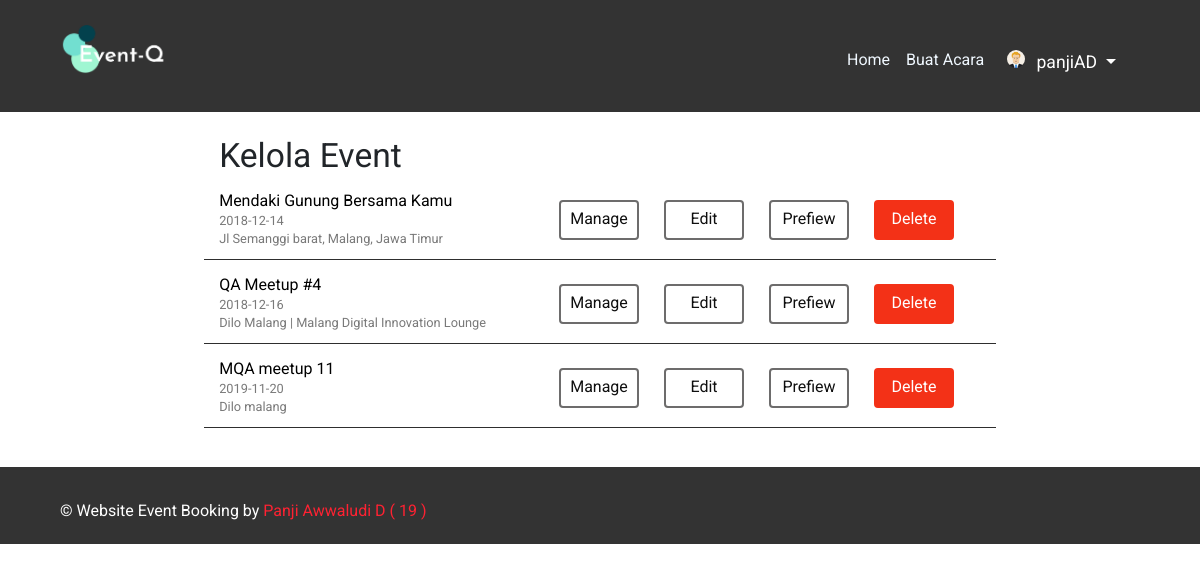
Page /myEvent.php (signed in) on the committed database.
### tables this page shows
CREATE TABLE `users` (
  `id_users` int(11) NOT NULL,
  `nama` varchar(255) DEFAULT NULL,
  `username` varchar(200) NOT NULL,
  `pass` varchar(255) DEFAULT NULL,
  `email` varchar(255) DEFAULT NULL,
  `gambar_profile` varchar(255) DEFAULT 'user.svg',
  `create_date` datetime DEFAULT NULL,
  `saldo` int(11) NOT NULL,
  `deleted` tinyint(1) NOT NULL,
  `idusers_level` int(11) NOT NULL
);

CREATE TABLE `events` (
  `id_events` int(11) NOT NULL,
  `judul_event` varchar(255) DEFAULT NULL,
  `lokasi` varchar(100) DEFAULT NULL,
  `urls` varchar(255) NOT NULL,
  `gambar_event` varchar(255) DEFAULT NULL,
  `tanggal_mulai` varchar(20) DEFAULT NULL,
  `tanggal_akhir` varchar(20) DEFAULT NULL,
  `waktu_mulai` varchar(20) NOT NULL,
  `waktu_akhir` varchar(20) NOT NULL,
  `harga` varchar(45) DEFAULT NULL,
  `peserta` int(11) NOT NULL,
  `deskripsi` text,
  `create_date` date NOT NULL,
  `nama_penyelenggara` varchar(100) DEFAULT NULL,
  `no_rekening` varchar(30) NOT NULL,
  `nama_bank` varchar(10) NOT NULL,
  `nama_rekening` varchar(50) NOT NULL,
  `nominal_pajak` int(11) NOT NULL,
  `deleted` tinyint(1) NOT NULL,
  `id_users` int(11) NOT NULL,
  `id_kategori` int(11) NOT NULL
);

### myEvent.php (the view, shortened to what this page needs)
<?php
    include 'helper/koneksi.php';
?>
<!DOCTYPE HTML>
<html>
<head>
	<?php include 'head.php'?>
</head>
<body>
	<?php include 'header.php'?>
	<div class="container" >
        <div class="row">
            <div class="col-1"></div>
            <div class="col-10">
                <div class="kelolaEvent" >
                    <div class="row">
                        <div class="col-1"></div>
                        <div class="col-10">
                        <h2 class="mb-3 mt-4" style="font-size:2.1em;">Kelola Event</h2>
                            <?php
                                $id_user = $_SESSION['id_users'];
                                $query = "SELECT * FROM events WHERE id_users = $id_user AND deleted = 0";
                                $result = mysqli_query($con, $query);
                                if(mysqli_num_rows($result) > 0){
                                    while($row = mysqli_fetch_assoc($result)){
                                        $id_events = $row["id_events"];
                            ?>
                                        <div class="row eventList">
                                            <div class="col-5">
                                                <div id="judul" style="color:#000"><?php echo $row['judul_event']; ?></div>
                                                <p class="time"><?php echo $row['tanggal_mulai']; ?></p>
									            <p class="place"> <?php echo $row['lokasi']; ?> </p>
                                            </div>
                                                 <a href="kelolaEvent.php?id=<?php echo$id_events?>" class="d-flex justify-content-center align-items-center">
                                                     <div class="btnAdd"><p>Manage</p></div>
                                                 </a>
                                                 <a href="editEvent.php?id= <?php echo $id_events?>" class="d-flex justify-content-center align-items-center">
                                                    <div class="btnAdd"><p>Edit</p></div>
                                                 </a>
                                                 <a href="detailEvent.php?id=<?php echo$id_events?>" class="d-flex justify-content-center align-items-center">
                                                     <div class="btnAdd"><p>Prefiew</p></div>
                                                 </a>
                                                 <a href="proses/deleteEvent.php?id=<?php echo$id_events?>" class="d-flex justify-content-center align-items-center">
                                                    <div class="btnAdd" style="background-color:rgb(243, 49, 23); color:#fff; border: 2px solid rgb(243, 49, 23);"><p>Delete</p></div>
                                                 </a>
                                        </div>
                            <?php
                                    }
                                }
                            ?>
                        </div>
                        <div class="col-1"></div>
                    </div>
                </div>
            </div>
            <div class="col-1"></div>
        </div>
    </div>
	<?php include 'footer.php'?>
</body>
</html>

### header.php (shortened to what this page needs)
<?php
	$level = $_SESSION['idusers_level'];
	 if($level == 2){
?>
	<div class="header-top">
		<div class="wrap">
			<div class="logo">
				<a href="index.php"><img src="gambar/item/logoTransparent.png"/></a>
			</div>
			<div class="cssmenu">
				<nav class="navbar navbar-expand-sm">
						<div class="collapse navbar-collapse" >
						<ul class="navbar-nav mt-2 mt-lg-0 ml-auto">
							<li class="nav-item">
								<a class="nav-link" href="indexUser.php">Home</a>
							</li>
							<li class="nav-item">
								<a class="nav-link" href="addEvent.php">Buat Acara</a>
							</li>
							<li class="nav-item dropdown">
								<a class="nav-link dropdown-toggle" href="#" id="akun" data-toggle="dropdown" aria-haspopup="true" aria-expanded="false">
								<?php
									$user = $_SESSION['username'];
									$query = "SELECT gambar_profile,id_users FROM users WHERE username = '$user'";
									$result = mysqli_query($con, $query);
									if(mysqli_num_rows($result) == 1) {
										$username = mysqli_fetch_assoc($result);
								?>
										<img src="gambar/profil/<?=$username['gambar_profile']?>"/>
								<?php
									} else {
										echo "User tidak ditemukan";
									}
									echo ' '.$_SESSION['username'];
								?>
								</a>
							</li>
						</ul>
					</div>
				</nav>
			</div>
			<div class="buttons">
				<nav class="navbar navbar-expand-sm navbar-light">
				</nav>
			</div>
		</div>
	</div>
<?php
	}
?>

### css/style.css (style rules this page uses)
html,body,div,span,applet,object,iframe,h1,h2,h3,h4,h5,h6,p,blockquote,pre,a,abbr,acronym,address,big,cite,code,del,dfn,em,img,ins,kbd,q,s,samp,small,strike,strong,sub,sup,tt,var,b,u,i,dl,dt,dd,ol,nav ul,nav li,fieldset,form,label,legend,table,caption,tbody,tfoot,thead,tr,th,td,article,aside,canvas,details,embed,figure,figcaption,footer,header,hgroup,menu,nav,output,ruby,section,summary,time,mark,audio,video { margin:0;padding:0;border:0;font-size:100%;font:inherit;vertical-align:baseline; }
article, aside, details, figcaption, figure,footer, header, hgroup, menu, nav, section { display: block; }
ol,ul { list-style:none;margin:0;padding:0; }
a { text-decoration:none; }
img { max-width:100%; }
body { font-family: 'Dosis', sans-serif; background:#fff; }
.nav-item img { width: 100px; }
.wrap { width:80%; margin:0 auto; -moz-transition:all .2s linear; -webkit-transition:all .2s linear; -o-transition:all .2s linear; -ms-transition:all .2s linear; }
.header-top { background:#333; padding: 2% 0; }
.logo { float:left; width: 100%; }
.cssmenu { margin-top: 10px; position: relative; width: 40.5%; float: right; }
.buttons { float:right; width:26.5%; margin-top: 10px; }
@media (max-width:1366px) { .wrap { width:90%; } }
@media (max-width:1366px) { .buttons { width: 28.5%; } }
@media (max-width:1280px) { .wrap { width:90%; } }
@media (max-width:1280px) { .buttons { width: 28.5%; } }
@media (max-width:1280px) { .logo { width: 26.5%; } }
@media (max-width:1280px) { .cssmenu { width: 43.5%; } }

### css/backupStyle.css (style rules this page uses)
body { font-family: 'Roboto', sans-serif; background:#fff; }
#akun { color: #fff; font-size: 1.1em; }
.nav-item img { width: 18px; border-radius: 50%; margin: 0 7px; }
.nav-link { color: aliceblue; }
.logo { float:left; width: 10%; }
.cssmenu { margin-top: 10px; position: relative; width: 40.5%; }
.time { color: rgb(121, 121, 121); font-size: 0.8em; margin: 3px 0; }
.place { color: rgb(121, 121, 121); font-size: 0.8em; margin: 3px 0; }
.btnAdd p { margin-top: 7px; }
.btnAdd { width: 80px; height: 40px; border: 2px solid #6d6c6c; border-radius: 4px; margin-left: 25px; color: #0f0f0f; text-align: center; }
.eventList { margin-bottom: 15px; background-color: rgba(255, 255, 255, 0.787); border-bottom: 1px solid rgb(46, 46, 46); padding-bottom: 10px; }

### rows in the picture
users: gambar_profile (picture)
events: judul_event "Mendaki Gunung Bersama Kamu", tanggal_mulai "2018-12-14", lokasi "Jl Semanggi barat, Malang, Jawa Timur"
events: judul_event "QA Meetup #4", tanggal_mulai "2018-12-16", lokasi "Dilo Malang | Malang Digital Innovation Lounge"
events: judul_event "MQA meetup 11", tanggal_mulai "2019-11-20", lokasi "Dilo malang"

### other values in the picture
$_SESSION['username'] "panjiAD"
